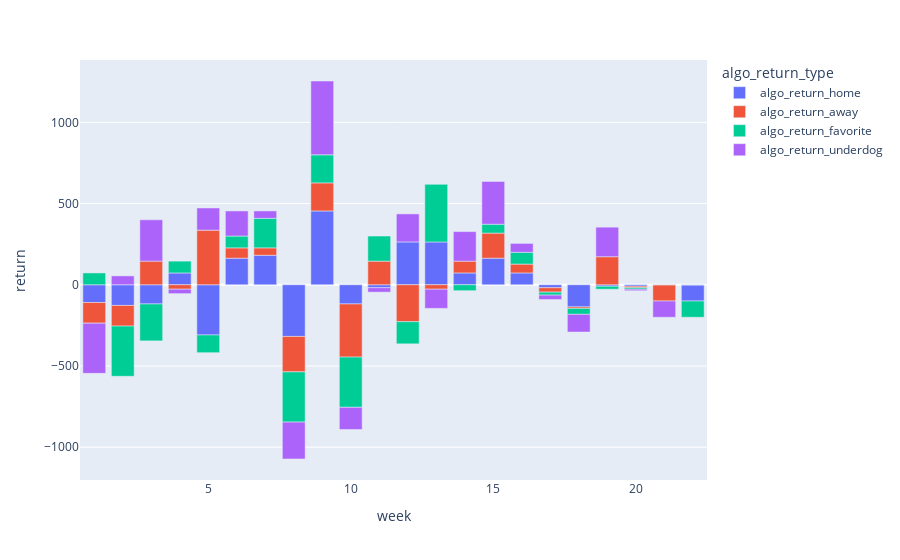

The cell this chart's notebook holds for it:
### Code cell
# Week by week return 

fig = px.bar(test_pivoted, x="week", y="return", color='algo_return_type')
fig.show()

### Figure 1 — Plotly figure (JSON) as saved in the notebook; plotly's stock layout.template omitted (floating-point values rounded to 4 significant figures)
{"data": [{"alignmentgroup": "True", "hovertemplate": "algo_return_type=algo_return_home<br>week=%{x}<br>return=%{y}<extra></extra>", "legendgroup": "algo_return_home", "marker": {"color": "#636efa", "pattern": {"shape": ""}}, "name": "algo_return_home", "offsetgroup": "algo_return_home", "orientation": "v", "showlegend": true, "textposition": "auto", "type": "bar", "x": [1, 2, 3, 4, 5, 6, 7, 8, 9, 10, 11, 12, 13, 14, 15, 16, 17, 18, 19, 20, 21, 22], "xaxis": "x", "y": [-109.1, -127.3, -118.2, 72.73, -309.1, 163.6, 181.8, -318.2, 454.5, -118.2, -18.18, 263.6, 263.6, 72.73, 163.6, 72.73, -18.18, -136.4, -9.09, -9.09, 0, -100], "yaxis": "y"}, {"alignmentgroup": "True", "hovertemplate": "algo_return_type=algo_return_away<br>week=%{x}<br>return=%{y}<extra></extra>", "legendgroup": "algo_return_away", "marker": {"color": "#EF553B", "pattern": {"shape": ""}}, "name": "algo_return_away", "offsetgroup": "algo_return_away", "orientation": "v", "showlegend": true, "textposition": "auto", "type": "bar", "x": [1, 2, 3, 4, 5, 6, 7, 8, 9, 10, 11, 12, 13, 14, 15, 16, 17, 18, 19, 20, 21, 22], "xaxis": "x", "y": [-127.3, -127.3, 145.5, -27.27, 336.4, 63.64, 45.46, -218.2, 172.7, -327.3, 145.5, -227.3, -27.27, 72.73, 154.5, 54.55, -27.27, -9.09, 172.7, -9.09, -100, 0], "yaxis": "y"}, {"alignmentgroup": "True", "hovertemplate": "algo_return_type=algo_return_favorite<br>week=%{x}<br>return=%{y}<extra></extra>", "legendgroup": "algo_return_favorite", "marker": {"color": "#00cc96", "pattern": {"shape": ""}}, "name": "algo_return_favorite", "offsetgroup": "algo_return_favorite", "orientation": "v", "showlegend": true, "textposition": "auto", "type": "bar", "x": [1, 2, 3, 4, 5, 6, 7, 8, 9, 10, 11, 12, 13, 14, 15, 16, 17, 18, 19, 20, 21, 22], "xaxis": "x", "y": [72.73, -309.1, -227.3, 72.73, -109.1, 72.73, 181.8, -309.1, 172.7, -309.1, 154.5, -136.4, 354.5, -36.36, 54.55, 72.73, -18.18, -36.36, -18.18, -9.09, 0, -100], "yaxis": "y"}, {"alignmentgroup": "True", "hovertemplate": "algo_return_type=algo_return_underdog<br>week=%{x}<br>return=%{y}<extra></extra>", "legendgroup": "algo_return_underdog", "marker": {"color": "#ab63fa", "pattern": {"shape": ""}}, "name": "algo_return_underdog", "offsetgroup": "algo_return_underdog", "orientation": "v", "showlegend": true, "textposition": "auto", "type": "bar", "x": [1, 2, 3, 4, 5, 6, 7, 8, 9, 10, 11, 12, 13, 14, 15, 16, 17, 18, 19, 20, 21, 22], "xaxis": "x", "y": [-309.1, 54.55, 254.5, -27.27, 136.4, 154.5, 45.46, -227.3, 454.5, -136.4, -27.27, 172.7, -118.2, 181.8, 263.6, 54.55, -27.27, -109.1, 181.8, -9.09, -100, 0], "yaxis": "y"}], "layout": {"barmode": "relative", "legend": {"title": {"text": "algo_return_type"}, "tracegroupgap": 0}, "margin": {"t": 60}, "xaxis": {"anchor": "y", "domain": [0, 1], "title": {"text": "week"}}, "yaxis": {"anchor": "x", "domain": [0, 1], "title": {"text": "return"}}}}
